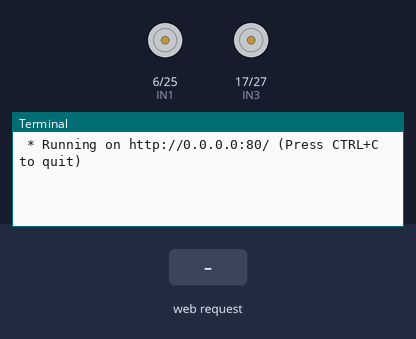
The program below on a simulated Raspberry Pi (BCM pin numbers). On the bench: motor-driver pin pairs drawn as motors (green arrow = first pin HIGH = forward, orange = second pin HIGH = backward, longer = more drive, scaled by the enable pin), the last lines printed to the terminal. The test bench sets the inputs (shaded band). The clock reads 2024-03-15 10:24:30 at power-on unless the program sets it.

Above: at 1.2 s.
1.3 s: HTTP request for /send_command/F received
At 2.5 s:
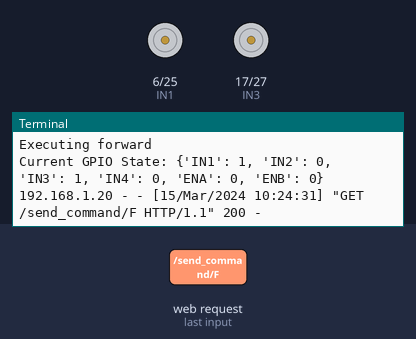
2.8 s: HTTP request for /send_command/B received
At 3.9 s:
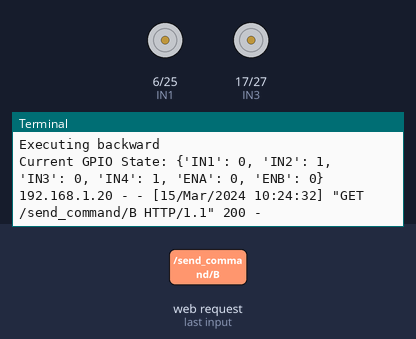
4.3 s: HTTP request for /send_command/L received
At 5.0 s:
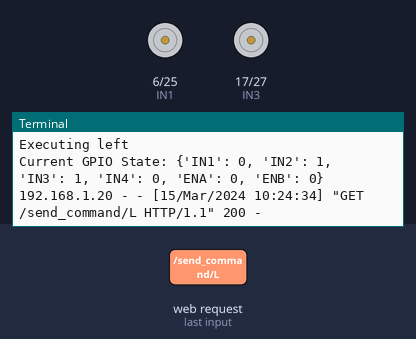
5.8 s: HTTP request for /send_command/R received
At 6.2 s:
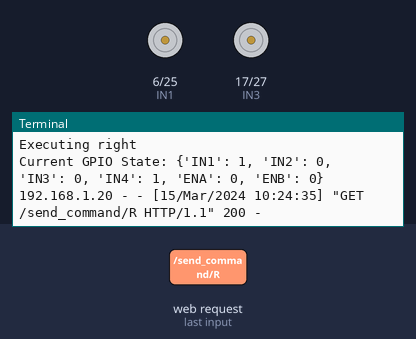

The program:

main.py
```python
import time
from flask import Flask, render_template
import RPi.GPIO as GPIO

# Setup Flask app
app = Flask(__name__)

# GPIO setup
GPIO.setwarnings(False)
GPIO.setmode(GPIO.BCM)

# Define GPIO pins for L298N
ENA = 18
IN1 = 6
IN2 = 25
ENB = 23
IN3 = 17
IN4 = 27

# Setup GPIO pins for L298N
GPIO.setup(ENA, GPIO.OUT)
GPIO.setup(IN1, GPIO.OUT)
GPIO.setup(IN2, GPIO.OUT)
GPIO.setup(ENB, GPIO.OUT)
GPIO.setup(IN3, GPIO.OUT)
GPIO.setup(IN4, GPIO.OUT)

GPIO.output(IN1, GPIO.LOW)
GPIO.output(IN2, GPIO.LOW)
GPIO.output(IN3, GPIO.LOW)
GPIO.output(IN4, GPIO.LOW)

# Setup PWM for speed control
pwm_a = GPIO.PWM(ENA, 1000)  # Initialize PWM on ENA with 1kHz frequency
pwm_b = GPIO.PWM(ENB, 1000)  # Initialize PWM on ENB with 1kHz frequency

pwm_a.start(0)  # Start PWM with 0% duty cycle
pwm_b.start(0)  # Start PWM with 0% duty cycle

# Speed level global variable
speed_level = 0

def debug_state():
    state = {
        'IN1': GPIO.input(IN1),
        'IN2': GPIO.input(IN2),
        'IN3': GPIO.input(IN3),
        'IN4': GPIO.input(IN4),
        'ENA': GPIO.input(ENA),
        'ENB': GPIO.input(ENB),
    }
    print(f"Current GPIO State: {state}")

def set_speed(level):
    global speed_level
    speed_level = level
    duty_cycle = level * 25  # Map speed level (1-4) to duty cycle (25%, 50%, 75%, 100%)
    pwm_a.ChangeDutyCycle(duty_cycle)
    pwm_b.ChangeDutyCycle(duty_cycle)
    print(f"Speed set to level {level} with duty cycle {duty_cycle}%")
    debug_state()

def forward(in1, in2, in3, in4):
    print("Executing forward")
    GPIO.output(in1, GPIO.HIGH)
    GPIO.output(in2, GPIO.LOW)
    GPIO.output(in3, GPIO.HIGH)
    GPIO.output(in4, GPIO.LOW)
    debug_state()

def backward(in1, in2, in3, in4):
    print("Executing backward")
    GPIO.output(in1, GPIO.LOW)
    GPIO.output(in2, GPIO.HIGH)
    GPIO.output(in3, GPIO.LOW)
    GPIO.output(in4, GPIO.HIGH)
    debug_state()

def left(in1, in2, in3, in4):
    print("Executing left")
    GPIO.output(in1, GPIO.LOW)
    GPIO.output(in2, GPIO.HIGH)
    GPIO.output(in3, GPIO.HIGH)
    GPIO.output(in4, GPIO.LOW)
    debug_state()

def right(in1, in2, in3, in4):
    print("Executing right")
    GPIO.output(in1, GPIO.HIGH)
    GPIO.output(in2, GPIO.LOW)
    GPIO.output(in3, GPIO.LOW)
    GPIO.output(in4, GPIO.HIGH)
    debug_state()

@app.route('/')
def index():
    return render_template('index.html')

@app.route('/send_command/<direction>')
def send_command(direction):
    if direction == 'F':  # Forward
        print('F')
        forward(IN1, IN2, IN3, IN4)
    elif direction == 'B':  # Backward
        backward(IN1, IN2, IN3, IN4)
    elif direction == 'L':  # Left
        left(IN1, IN2, IN3, IN4)
    elif direction == 'R':  # Right
        right(IN1, IN2, IN3, IN4)
    elif direction == 'S':  # Stop
        GPIO.output(IN1, GPIO.LOW)
        GPIO.output(IN2, GPIO.LOW)
        GPIO.output(IN3, GPIO.LOW)
        GPIO.output(IN4, GPIO.LOW)
        print("Executing stop")
        debug_state()
    elif direction == '1':  # Speed Level 1
        set_speed(1)
    elif direction == '2':  # Speed Level 2
        set_speed(2)
    elif direction == '3':  # Speed Level 3
        set_speed(3)
    elif direction == '4':  # Speed Level 4
        set_speed(4)
    return f'Sent command: {direction}'

if __name__ == '__main__':
    try:
        app.run(host='0.0.0.0', port=80)
    finally:
        pwm_a.stop()  # Stop PWM
        pwm_b.stop()  # Stop PWM
        GPIO.cleanup()
```

Measured:
- after the input at 1.3 s, the terminal: prints a new line at once (image 1)
- after the input at 2.8 s, the terminal: prints a new line at once (image 2)
- after the input at 4.3 s, the terminal: prints a new line at once (image 3)
- after the input at 5.8 s, the terminal: prints a new line at once (image 4)
